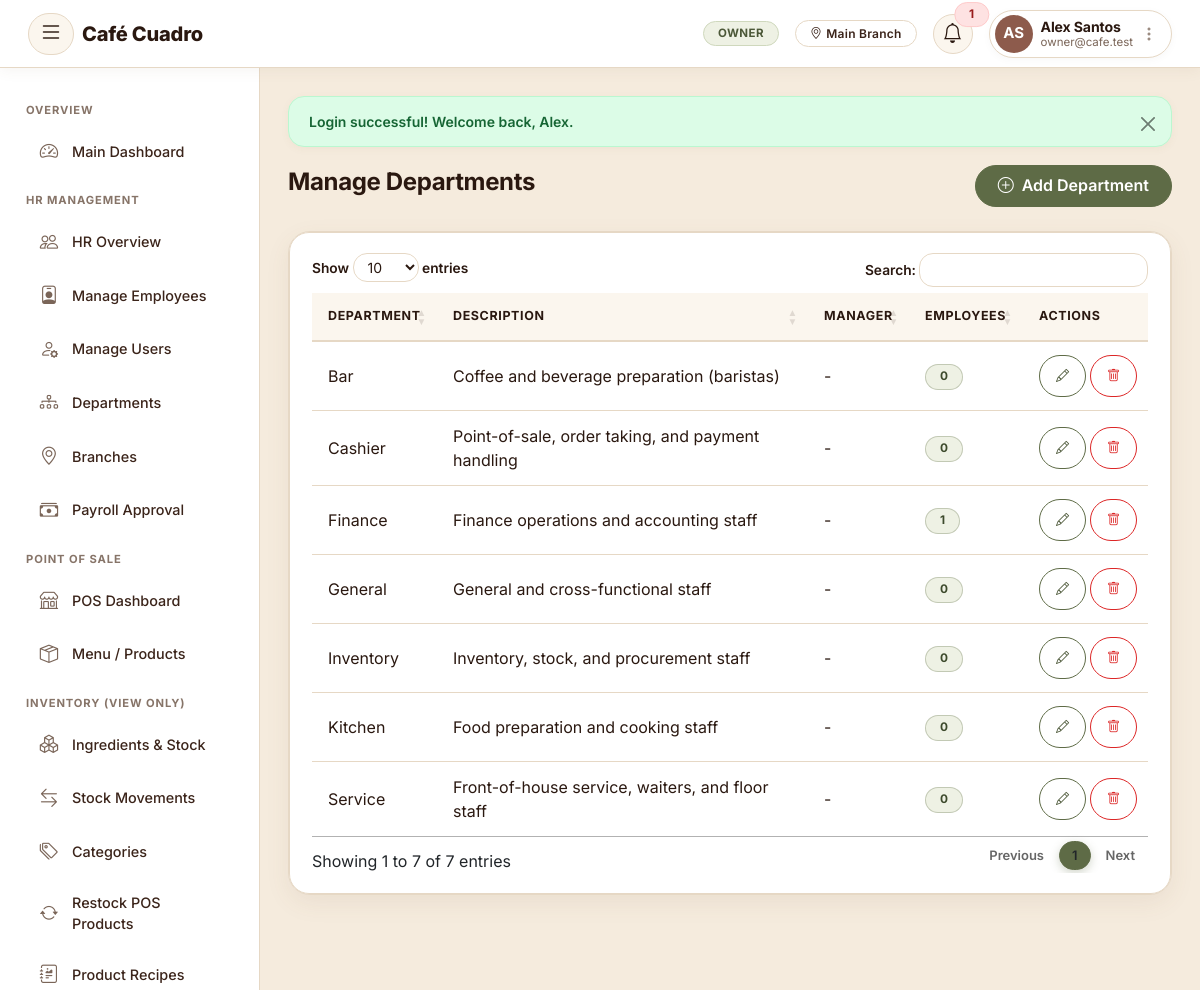
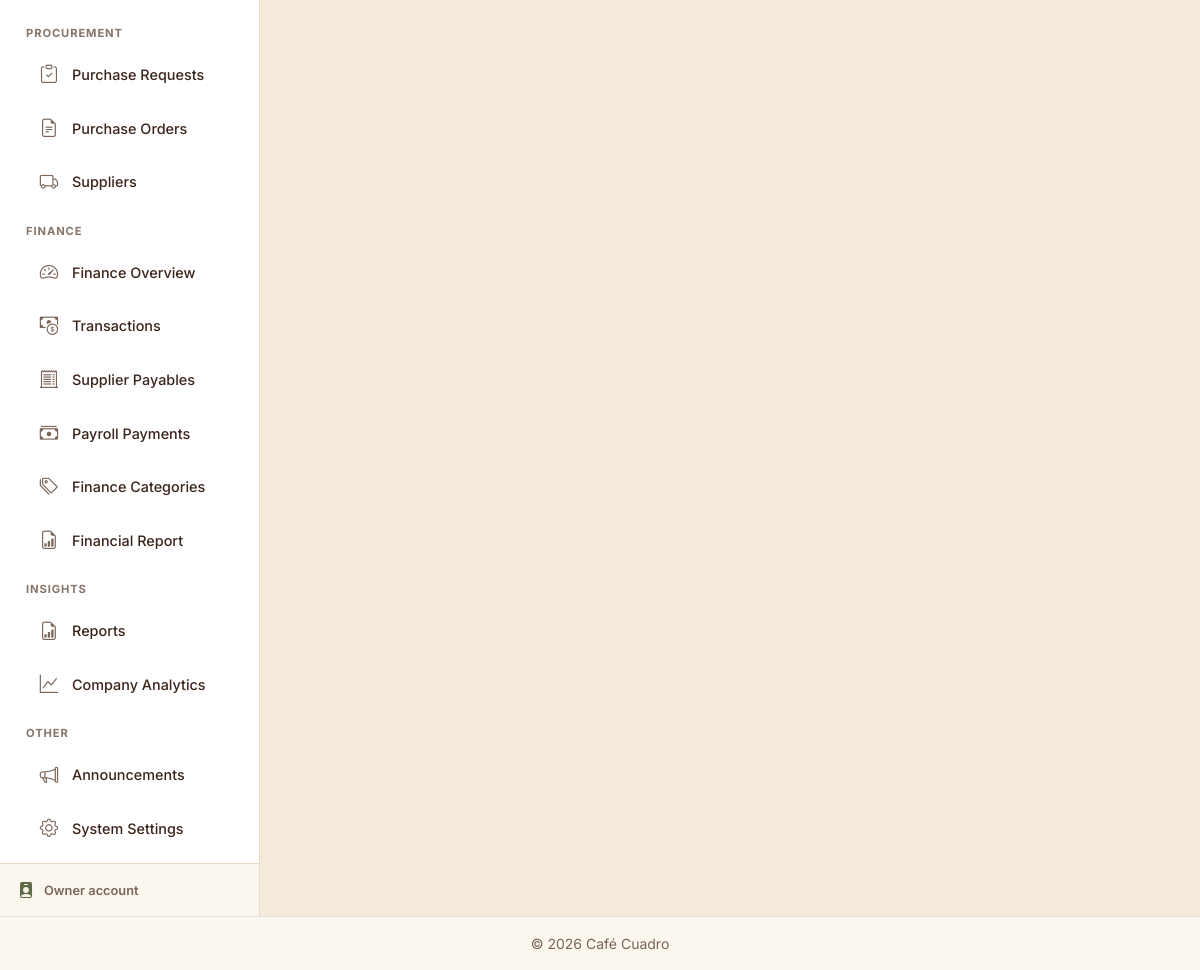
Page /modules/hr_manager/departments.php (signed in) on the committed database (2 pictures, top to bottom).
### tables this page shows
CREATE TABLE `branches` (
  `branch_id` int(11) NOT NULL,
  `branch_name` varchar(100) NOT NULL,
  `address` varchar(255) DEFAULT NULL,
  `contact_number` varchar(30) DEFAULT NULL,
  `latitude` decimal(10,7) DEFAULT NULL,
  `longitude` decimal(10,7) DEFAULT NULL,
  `status` enum('ACTIVE','INACTIVE') NOT NULL DEFAULT 'ACTIVE',
  `created_at` timestamp NOT NULL DEFAULT current_timestamp()
);

CREATE TABLE `departments` (
  `department_id` int(11) NOT NULL,
  `department_name` varchar(100) NOT NULL,
  `description` varchar(255) DEFAULT NULL,
  `manager_id` int(11) DEFAULT NULL,
  `created_at` timestamp NOT NULL DEFAULT current_timestamp()
);

### includes/auth.php (called while the page is built, shortened)
<?php
function isLoggedIn(): bool {
    return isset($_SESSION['user_id']) && isset($_SESSION['role_id']);
}
function currentRoleId() {
    return $_SESSION['role_id'] ?? null;
}
function currentRoleName(): string {
    $names = ROLE_NAMES;
    return $names[currentRoleId()] ?? 'Guest';
}
function currentBranchId() {
    if (!empty($_SESSION['branch_id'])) {
        return (int)$_SESSION['branch_id'];
    }
    return 1;
}
function currentBranchName() {
    global $pdo;
    $branchId = currentBranchId();
    if ($branchId && isset($pdo) && $pdo instanceof PDO) {
        static $cache = [];
        if (!array_key_exists($branchId, $cache)) {
            $stmt = $pdo->prepare("SELECT branch_name FROM branches WHERE branch_id = ?");
            $stmt->execute([$branchId]);
            $cache[$branchId] = $stmt->fetchColumn() ?: null;
        }
        if ($cache[$branchId] !== null) {
            return $cache[$branchId];
        }
    }
    return $_SESSION['branch_name'] ?? null;
}

### modules/hr_manager/departments.php (the view, shortened to what this page needs)
<?php
require_once __DIR__ . '/../../config/db.php';
require_once __DIR__ . '/../../includes/auth.php';
require_once __DIR__ . '/../../includes/functions.php';
$departments = $pdo->query("SELECT d.*, u.first_name, u.last_name,
    (SELECT COUNT(*) FROM employees WHERE department_id=d.department_id) AS emp_count
    FROM departments d LEFT JOIN employees e ON d.manager_id=e.employee_id LEFT JOIN users u ON e.user_id=u.user_id
    ORDER BY d.department_name")->fetchAll();
require_once __DIR__ . '/../../includes/header.php';
?>
<div class="d-flex justify-content-between align-items-center mb-4">
  <h4>Manage Departments</h4>
  <button class="btn btn-primary" data-bs-toggle="modal" data-bs-target="#deptModal" onclick="resetForm()"><i class="bi bi-plus-circle"></i> Add Department</button>
</div>
<div class="card">
  <div class="card-body table-responsive">
    <table class="table table-hover align-middle" id="departmentsTable">
      <thead><tr><th>Department</th><th>Description</th><th>Manager</th><th>Employees</th><th>Actions</th></tr></thead>
      <tbody>
      <?php foreach ($departments as $d): ?>
        <tr>
          <td><?= e($d['department_name']) ?></td>
          <td><?= e($d['description']) ?></td>
          <td><?= $d['first_name'] ? e($d['first_name'].' '.$d['last_name']) : '-' ?></td>
          <td><span class="badge bg-info"><?= (int)$d['emp_count'] ?></span></td>
          <td>
            <div class="d-flex gap-1">
              <button class="btn btn-sm btn-outline-primary" title="Edit" onclick='editDept(<?= json_encode($d) ?>)'><i class="bi bi-pencil"></i></button>
              <form method="POST" class="d-inline" onsubmit="return confirm('Delete this department only if it has no related records?')">
                <button class="btn btn-sm btn-outline-danger" title="Delete"><i class="bi bi-trash"></i></button>
              </form>
            </div>
          </td>
        </tr>
      <?php endforeach; ?>
      </tbody>
    </table>
  </div>
</div>
<link rel="stylesheet" href="https://cdn.datatables.net/1.13.6/css/jquery.dataTables.min.css">
<?php require_once __DIR__ . '/../../includes/footer.php'; ?>

### includes/header.php (shortened to what this page needs)
<?php
$esc = function_exists('e') ? 'e' : 'clean';
$isOwnerTheme           = currentRoleId() == ROLE_OWNER;
$isEmployeeTheme        = currentRoleId() == ROLE_EMPLOYEE;
$isEmployeeManagerTheme = currentRoleId() == ROLE_EMPLOYEE_MANAGER;
$isHrManagerTheme       = currentRoleId() == ROLE_HR_MANAGER;
$isHrStaffTheme         = currentRoleId() == ROLE_HR_STAFF;
$isCafeTheme            = in_array(currentRoleId(), [ROLE_CASHIER, ROLE_INVENTORY_STAFF, ROLE_FINANCE_STAFF], true);
?>
<!DOCTYPE html>
<html lang="en">
<head>
<link rel="stylesheet" href="https://cdn.jsdelivr.net/npm/bootstrap@5.3.3/dist/css/bootstrap.min.css">
<link rel="stylesheet" href="https://cdn.jsdelivr.net/npm/bootstrap-icons@1.11.3/font/bootstrap-icons.css">
<link rel="stylesheet" href="<?= BASE_URL ?>assets/hrms/css/style.css?v=<?= ASSET_VER ?>">
<link rel="stylesheet" href="<?= BASE_URL ?>assets/inv/css/style.css?v=<?= ASSET_VER ?>">
<link rel="stylesheet" href="<?= BASE_URL ?>assets/shared/unified.css?v=<?= ASSET_VER ?>">
<link rel="stylesheet" href="<?= BASE_URL ?>assets/shared/responsive.css?v=<?= ASSET_VER ?>">
<link rel="stylesheet" href="<?= BASE_URL ?>assets/shared/roast-app.css?v=<?= ASSET_VER ?>">
</head>
<body class="unified-theme <?= $isOwnerTheme ? 'owner-theme' : ($isEmployeeTheme ? 'employee-theme' : ($isEmployeeManagerTheme ? 'employee-manager-theme' : ($isHrManagerTheme ? 'hr-manager-theme' : ($isHrStaffTheme ? 'hr-staff-theme' : ($isCafeTheme ? 'cafe-theme' : ''))))) ?>">
<nav class="navbar navbar-expand-lg app-navbar">
  <div class="container-fluid">
    <button class="btn btn-link sidebar-toggle-btn me-2" id="sidebarToggle" title="Toggle sidebar" aria-label="Toggle sidebar">
      <i class="bi bi-list fs-4"></i>
    </button>
    <a class="navbar-brand fw-bold d-flex align-items-center text-decoration-none" href="<?= BASE_URL ?>dashboard">
      <span class="brand-text" style="color:#2a1810 !important; -webkit-text-fill-color:#2a1810 !important; background:none !important; font-family:'Fraunces',Georgia,serif; font-weight:600; font-size:1.4rem; letter-spacing:-0.01em; display:inline-block;"><?= APP_NAME ?></span>
    </a>
    <div class="ms-auto d-flex align-items-center gap-2 gap-md-3">
      <?php if (isLoggedIn()):
        try {
            $unreadCount = function_exists('unreadNotificationCount') ? unreadNotificationCount($pdo, (int)$_SESSION['user_id']) : 0;
        } catch (Exception $ex) {
            $notifications = [];
            $unreadCount = 0;
        }
        $nameParts  = preg_split('/\s+/', trim($_SESSION['full_name'] ?? ''), 2);
        $firstName  = $nameParts[0] ?? '';
        $lastName   = $nameParts[1] ?? '';
      ?>
        <span class="badge role-pill d-none d-sm-inline-block"><?= $esc(currentRoleName()) ?></span>
        <?php if (currentBranchName()): ?>
          <span class="badge branch-pill d-none d-md-inline-block"><i class="bi bi-geo-alt me-1"></i><?= $esc(currentBranchName()) ?></span>
        <?php endif; ?>
        <div class="dropdown">
          <a class="position-relative notif-bell-btn text-decoration-none" href="#" role="button" data-bs-toggle="dropdown" title="Notifications">
            <i class="bi bi-bell fs-5"></i>
            <?php if ($unreadCount > 0): ?>
              <span class="position-absolute top-0 start-100 translate-middle badge rounded-pill bg-danger" style="font-size:.65rem;"><?= $unreadCount > 9 ? '9+' : $unreadCount ?></span>
            <?php endif; ?>
          </a>
        </div>
        <div class="dropdown">
          <a class="d-flex align-items-center text-decoration-none navbar-user-pill" href="#" role="button" data-bs-toggle="dropdown">
            <div class="user-avatar-wrap">
              <?= renderAvatar($_SESSION['profile_photo'] ?? null, $firstName, $lastName, 38) ?>
            </div>
            <div class="ms-2 text-start d-none d-md-block lh-sm pe-1">
              <div class="user-name fw-bold"><?= $esc($_SESSION['full_name'] ?? '') ?></div>
              <div class="user-sub text-muted small"><?= $esc($_SESSION['email'] ?? currentRoleName()) ?></div>
            </div>
            <i class="bi bi-three-dots-vertical ms-1 d-none d-md-inline text-muted opacity-75"></i>
          </a>
        </div>
      <?php endif; ?>
    </div>
  </div>
</nav>
<div class="app-wrapper d-flex">
<?php require_once __DIR__ . '/sidebar.php'; ?>

### assets/hrms/css/style.css (style rules this page uses)
:root { --primary: #5e6b46; --primary-dark: #2a1810; --primary-light: #7d8b62; --accent: #5e6b46; --accent-soft: #eef1e4; --bg-light: #f5ebdd; --cream: #ffffff; --ink: #2a1810; --ink-soft: #7a6558; --border-soft: #e6d8c5; --success: #16a34a; --danger: #dc2626; --warning: #d97706; --sidebar-width: 260px; --sidebar-collapsed-width: 54px; --radius-sm: 10px; --radius-md: 16px; --radius-lg: 22px; --shadow-sm: 0 1px 3px rgba(42,24,16, 0.06); --shadow-md: 0 4px 18px rgba(120,90,60, 0.10); --shadow-lg: 0 10px 34px rgba(120,90,60, 0.16); --font-brand: 'Inter', sans-serif; --font-body: 'Inter', sans-serif; }
* { scrollbar-width: thin; scrollbar-color: var(--accent-soft) transparent; }
html { scroll-behavior: smooth; }
body { background-color: var(--bg-light); font-family: var(--font-body); color: var(--ink); -webkit-font-smoothing: antialiased; }
h1, h2, h3, h4, h5, h6, .auth-card h4, .card h6.fw-bold { font-family: var(--font-brand); }
a { color: var(--primary); text-decoration-color: rgba(94,107,70, 0.35); }
.app-navbar { background: #ffffff !important; border-bottom: 1px solid var(--border-soft); position: sticky; top: 0; z-index: 1030; box-shadow: 0 2px 14px rgba(120,90,60, 0.07); min-height: 60px; }
.navbar-brand { font-family: var(--font-body); font-weight: 700; font-size: 1.15rem; letter-spacing: 0.4px; display: flex; align-items: center; }
.navbar-brand .brand-text { color: #5e6b46 !important; -webkit-text-fill-color: #5e6b46 !important; background: none !important; font-weight: 800; }
#sidebarToggle { border-radius: var(--radius-sm); transition: background 0.15s ease; }
.app-navbar .role-pill { font-weight: 600; font-size: 0.72rem; letter-spacing: 0.3px; text-transform: uppercase; color: #fff; background: transparent; border: 1px solid rgba(255,255,255,0.45); border-radius: 999px; padding: 5px 14px; }
.app-wrapper { display: flex; min-height: calc(100vh - 60px); }
.card { border: none; border-radius: var(--radius-md); box-shadow: var(--shadow-md); }
.table thead { background-color: var(--accent-soft); color: var(--primary-dark); }
.table thead th { font-size: 0.78rem; text-transform: uppercase; letter-spacing: 0.04em; font-weight: 600; border-bottom: none; white-space: nowrap; }
.table tbody tr { transition: background 0.12s ease; }
.table td, .table th { vertical-align: middle; }
.table-responsive { border-radius: var(--radius-md); }
.btn { border-radius: var(--radius-sm); font-weight: 500; transition: transform 0.08s ease, box-shadow 0.15s ease; }
.btn-primary { background-color: var(--primary); border-color: var(--primary); }
.btn-outline-primary { color: var(--primary); border-color: var(--primary); }
.btn-sm { border-radius: 7px; }
.badge { font-weight: 500; letter-spacing: 0.01em; padding: 5px 9px; border-radius: 6px; }
.card, .stat-card, .alert { -webkit-tap-highlight-color: transparent; }

### assets/shared/responsive.css (style rules this page uses)
:root { --nav-h: 60px; }
html { -webkit-text-size-adjust: 100%; }
body { overflow-x: hidden; }
.app-wrapper { min-height: calc(100vh - var(--nav-h)); min-height: calc(100dvh - var(--nav-h)); }
.table-responsive, .table-wrap { -webkit-overflow-scrolling: touch; }

### rows in the picture
branches: branch_name "Main Branch"
departments: department_name "Bar", description "Coffee and beverage preparation (baristas)", emp_count "0"
departments: department_name "Cashier", description "Point-of-sale, order taking, and payment handling", emp_count "0"
departments: department_name "Finance", description "Finance operations and accounting staff", emp_count "1"
departments: department_name "General", description "General and cross-functional staff", emp_count "0"
departments: department_name "Inventory", description "Inventory, stock, and procurement staff", emp_count "0"
departments: department_name "Kitchen", description "Food preparation and cooking staff", emp_count "0"
departments: department_name "Service", description "Front-of-house service, waiters, and floor staff", emp_count "0"

### other values in the picture
APP_NAME "Café Cuadro"
$esc(currentRoleName()) "OWNER"
$unreadCount "1"
$initials "AS"
$esc($_SESSION['full_name'] ?? '') "Alex Santos"
$esc($_SESSION['email'] ?? currentRoleName()) "owner@cafe.test"
$sidebarFooterLabel "Owner"
$f['message'] "Login successful! Welcome back, Alex."
